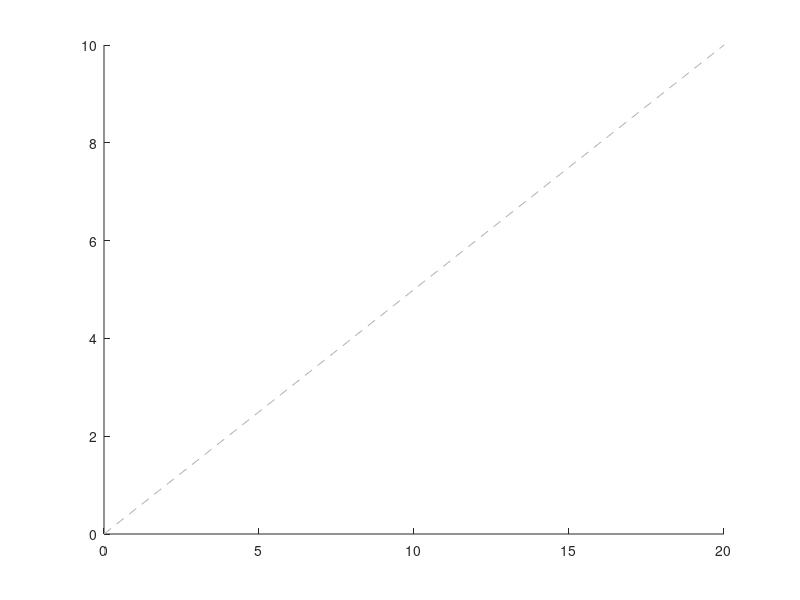

This figure's MATLAB source: (Note: this script raises an error after producing the figure.)
function [] = LinearProjections()

  close all

  %% Colors and helper functions
  gray   = [0.70  0.70  0.70];
  blue   = [0.40  0.75  1.00];
  orange = [1.00  0.59  0.40];
  black  = [0.33  0.30  0.33];
  green  = [0.49  0.88  0.49];

  %% Main Vectors and some proj.bections/computations
  v.a = [2 1]';
  v.b = [1 1]';
  v.c = [2 2.5]';
  v.o = [0 0]';

  vs = {'b', 'c'};
  for n = 1:length(vs)
    vv = vs{n};
    beta.(vv) = inv(v.a'*v.a)*v.a'*v.(vv);
    proj.(vv) = beta.(vv)*v.a;

    runRise.(vv)    = proj.(vv)-v.(vv);
    slope.(vv)      = runRise.(vv)(2)/runRise.(vv)(1);
    yintercept.(vv) = v.(vv)(2) - v.(vv)(1)*slope.(vv);
    xintercept.(vv) = -yintercept.(vv)/slope.(vv);
  end


  %% Function to draw arrow and add annote
  function [H] = myarrow(base, point, color)
    if ~exist('color', 'var')
      color = black;
    end

    H = arrow(base, point, 3, 'FaceColor', color, 'EdgeColor', color);
    text(point(1), point(2)-0.01*diff(ylim()), sprintf('(%2.1f,%2.1f)', point(1), point(2)), 'FontSize', 14);
  end


  %% Fig1: Starting plot: Just vector v.a and its direction
  function [fig] = Fig1(hoff)
    fig = figure();
    hold on

    plot([0 v.a(1)*10], [0 v.a(2)*10], '--', 'Color', gray);
    myarrow(v.o,v.a);

    if hoff
      hold off
    end
  end


  %% Fig2: Add vector v.b to Fig1
  function [fig] = Fig2(hoff)
    fig = Fig1(0);

    myarrow(v.o, v.b, blue);

    if hoff
      hold off
    end
  end


  %% Fig3: Show proj.bection of y1 onto v.a, with the epsilon
  function [fig] = Fig3(hoff)
    fig = Fig2(0);

    myarrow(v.o, proj.b, blue);
    myarrow(v.b, proj.b, orange);

    if hoff
      hold off
    end
  end


  %% Fig4: Extend epsilon line
  function [fig] = Fig4(hoff)
    fig = Fig3(0);

    plot([0 xintercept.b], [yintercept.b 0], '--', 'Color', gray)

    if hoff
      hold off
    end
  end

  %% Fig5: Many vectors along epsilon line
  function [fig] = Fig5(hoff)
    fig = Fig2(0);

    plot([0 xintercept.b], [yintercept.b 0], '--', 'Color', gray)
    myarrow(v.o, proj.b, blue);
    for w = -3:1:2
      myarrow(v.o, w*proj.b+(1-w)*v.b, blue);
    end

    if hoff
      hold off
    end
  end

  %% Fig5: Show for other line
  function [fig] = Fig6(hoff)
    fig = Fig4(0);

    myarrow(v.o, v.c, green);
    myarrow(v.o, proj.c, green);
    myarrow(v.c, proj.c, orange);
    plot([0 xintercept.c], [yintercept.c 0], '--', 'Color', gray)

    if hoff
      hold off
    end
  end


  fig.f1 = Fig1(1);
  fig.f2 = Fig2(1);
  fig.f3 = Fig3(1);
  fig.f4 = Fig4(1);
  fig.f5 = Fig5(1);
  fig.f6 = Fig6(1);


  lim = [0 3];
  f = fieldnames(fig);
  for n = 1:length(f)
    figure(fig.(f{n}))
    axis([lim, lim])
    set(gca(), 'FontSize', 16)

    print(gcf(), '-dpdf', ['../Plots/StateSpaceGeometry' num2str(n) '.pdf']);
  end



end
